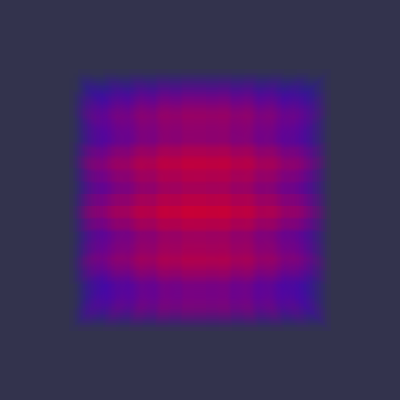

The script that drew this image:
#!/usr/bin/env python

# Test JSON image writer by writing a slice of analytic source, verifying contents, and rendering the source volume.

import json
import os
import tempfile

import vtkmodules.vtkInteractionStyle  # noqa: F401
import vtkmodules.vtkRenderingFreeType  # noqa: F401
import vtkmodules.vtkRenderingOpenGL2  # noqa: F401
import vtkmodules.vtkRenderingVolumeOpenGL2  # noqa: F401

from vtkmodules.vtkIOImage import vtkJSONImageWriter
from vtkmodules.vtkImagingCore import vtkRTAnalyticSource
from vtkmodules.vtkRenderingCore import (
    vtkColorTransferFunction,
    vtkRenderWindow,
    vtkRenderWindowInteractor,
    vtkRenderer,
    vtkVolume,
    vtkVolumeProperty,
)
from vtkmodules.vtkRenderingVolume import vtkGPUVolumeRayCastMapper
from vtkmodules.vtkCommonDataModel import vtkPiecewiseFunction

# Generate analytic image data
analytic_source = vtkRTAnalyticSource()
analytic_source.Update()
output = analytic_source.GetOutput()
dim_ref = list(output.GetDimensions())
origin_ref = list(output.GetOrigin())
spacing_ref = list(output.GetSpacing())

# Write a slice as JSON
temp_dir = tempfile.mkdtemp()
tmp_file = os.path.join(temp_dir, "wavelet_slice_3.json")

json_writer = vtkJSONImageWriter()
json_writer.SetInputData(analytic_source.GetOutput())
json_writer.SetFileName(tmp_file)
json_writer.SetArrayName("RTData")
json_writer.SetSlice(3)
json_writer.Write()

# Verify JSON contents
with open(tmp_file, "r") as f:
    json_obj = json.load(f)

assert json_obj["dimensions"] == dim_ref, "Dimension mismatch"
assert json_obj["origin"] == origin_ref, "Origin mismatch"
assert json_obj["spacing"] == spacing_ref, "Spacing mismatch"

slice_data = json_obj["RTData"]
assert len(slice_data) == 441, f"Slice size error: got {len(slice_data)}"

expected_first_values = [
    75.9335, 102.695, 91.2387, 115.507, 105.995, 125.724, 118.773,
    132.24, 128.255, 134.254, 133.446, 131.431, 133.843, 123.998, 129.505,
]
for i, expected in enumerate(expected_first_values):
    assert slice_data[i] == expected, f"Value mismatch at index {i}"

# Clean up
os.remove(tmp_file)
os.rmdir(temp_dir)

# Render the analytic source as a volume
scalar_range = output.GetScalarRange()

color_transfer = vtkColorTransferFunction()
color_transfer.AddRGBPoint(scalar_range[0], 0.0, 0.0, 1.0)
color_transfer.AddRGBPoint(scalar_range[1], 1.0, 0.0, 0.0)

opacity_function = vtkPiecewiseFunction()
opacity_function.AddPoint(scalar_range[0], 0.0)
opacity_function.AddPoint(scalar_range[1], 0.3)

volume_property = vtkVolumeProperty()
volume_property.SetColor(color_transfer)
volume_property.SetScalarOpacity(opacity_function)

volume_mapper = vtkGPUVolumeRayCastMapper()
volume_mapper.SetInputConnection(analytic_source.GetOutputPort())

volume = vtkVolume()
volume.SetMapper(volume_mapper)
volume.SetProperty(volume_property)

# Renderer
renderer = vtkRenderer()
renderer.AddVolume(volume)
renderer.SetBackground(0.2, 0.2, 0.3)

# Render window
render_window = vtkRenderWindow()
render_window.AddRenderer(renderer)
render_window.SetWindowName("json writer")
render_window.SetMultiSamples(0)
render_window.SetSize(400, 400)

# Interactor
interactor = vtkRenderWindowInteractor()
interactor.SetRenderWindow(render_window)

# Scene
renderer.ResetCamera()

interactor.Initialize()
interactor.Start()
